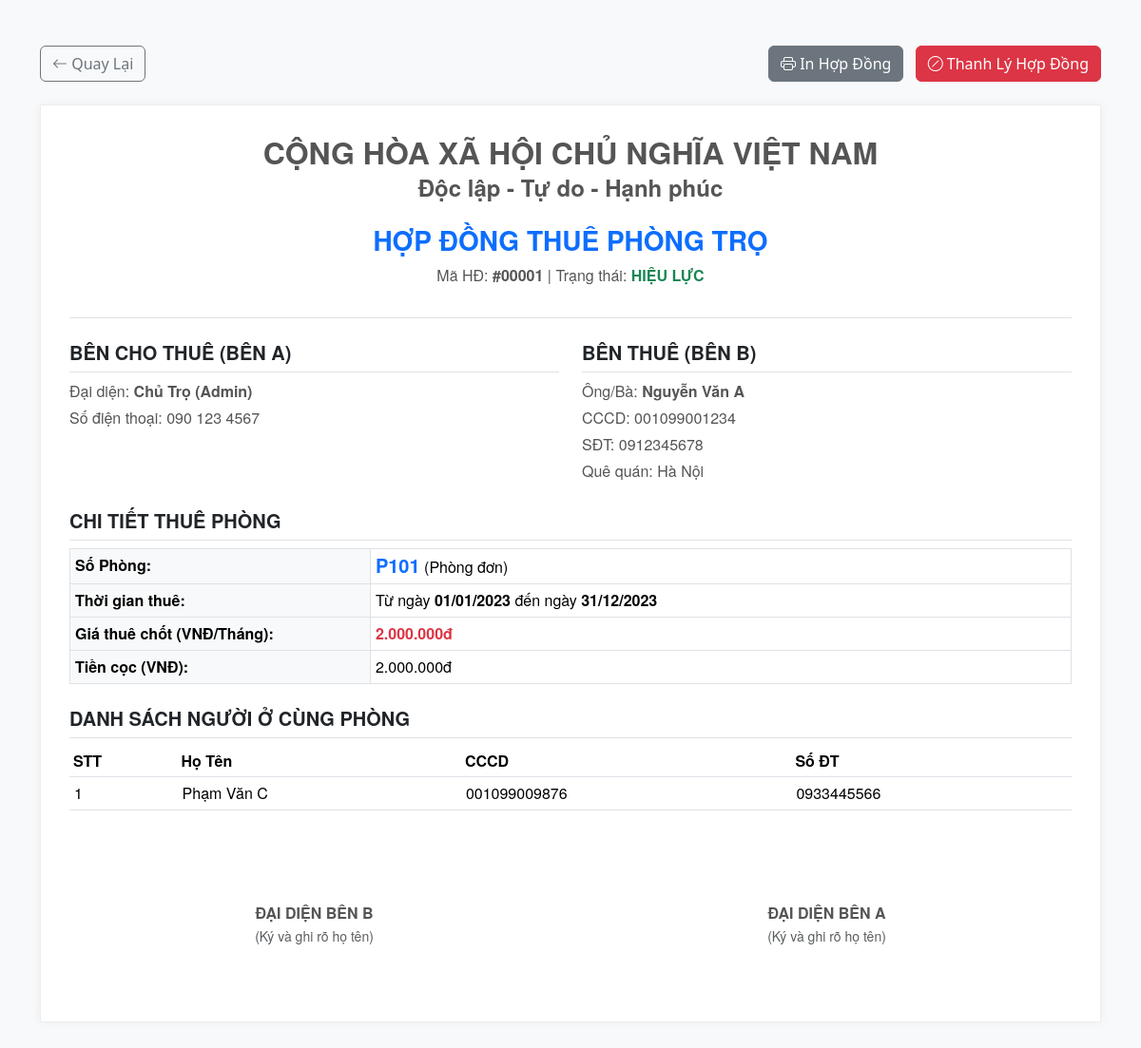
Page /index.php?controller=contract&action=show&id=1 (signed in) on the committed database.
### tables this page shows
CREATE TABLE `contracts` (
  `id` INT AUTO_INCREMENT PRIMARY KEY,
  `room_id` INT NOT NULL,
  `tenant_id` INT NOT NULL,
  `start_date` DATE NOT NULL,
  `end_date` DATE NOT NULL,
  `rental_price` DECIMAL(10,2) NOT NULL,
  `deposit` DECIMAL(10,2) DEFAULT 0,
  `status` ENUM('active', 'terminated', 'expired') DEFAULT 'active',
  `created_at` DATETIME DEFAULT CURRENT_TIMESTAMP,
  FOREIGN KEY (`room_id`) REFERENCES `rooms`(`id`) ON DELETE RESTRICT ON UPDATE CASCADE,
  FOREIGN KEY (`tenant_id`) REFERENCES `tenants`(`id`) ON DELETE RESTRICT ON UPDATE CASCADE
);

CREATE TABLE `tenants` (
  `id` INT AUTO_INCREMENT PRIMARY KEY,
  `user_id` INT DEFAULT NULL,
  `fullname` VARCHAR(100) NOT NULL,
  `id_card` VARCHAR(20) NOT NULL UNIQUE,
  `phone` VARCHAR(15),
  `hometown` VARCHAR(100),
  `date_of_birth` DATE,
  FOREIGN KEY (`user_id`) REFERENCES `users`(`id`) ON DELETE SET NULL ON UPDATE CASCADE
);

CREATE TABLE `rooms` (
  `id` INT AUTO_INCREMENT PRIMARY KEY,
  `room_number` VARCHAR(20) NOT NULL UNIQUE,
  `room_type_id` INT NOT NULL,
  `price` DECIMAL(10,2) NOT NULL,
  `status` ENUM('empty', 'rented', 'maintenance') DEFAULT 'empty',
  `max_occupants` INT DEFAULT 2,
  `description` TEXT,
  FOREIGN KEY (`room_type_id`) REFERENCES `room_types`(`id`) ON DELETE RESTRICT ON UPDATE CASCADE
);

CREATE TABLE `room_types` (
  `id` INT AUTO_INCREMENT PRIMARY KEY,
  `name` VARCHAR(50) NOT NULL,
  `base_price` DECIMAL(10,2) NOT NULL,
  `description` TEXT
);

CREATE TABLE `contract_members` (
  `id` INT AUTO_INCREMENT PRIMARY KEY,
  `contract_id` INT NOT NULL,
  `fullname` VARCHAR(100) NOT NULL,
  `id_card` VARCHAR(20),
  `phone` VARCHAR(15),
  FOREIGN KEY (`contract_id`) REFERENCES `contracts`(`id`) ON DELETE CASCADE ON UPDATE CASCADE
);

### controllers/ContractController.php (called while the page is built, shortened)
<?php
require_once 'models/ContractModel.php';
class ContractController extends Controller {
    private $contractModel;
    public function __construct() {
        $database = new Database();
        $db = $database->getConnection();
        $this->contractModel = new ContractModel($db);
    }
    public function show() {
        $id = $_GET['id'];
        $contract = $this->contractModel->getContractById($id);
        $members = $this->contractModel->getContractMembers($id);
        $data = [
            'contract' => $contract,
            'members' => $members
        ];
        $this->view('contracts/show', $data);
    }
}
?>

### models/ContractModel.php (called while the page is built, shortened)
<?php
class ContractModel {
    private $conn;
    public function __construct($db) {
        $this->conn = $db;
    }
    public function getContractById($id) {
        $query = "SELECT c.*, r.room_number, r.price as room_base_price, rt.name as room_type_name,
                         t.fullname as tenant_name, t.id_card as tenant_id_card, t.phone as tenant_phone, t.hometown
                  FROM contracts c
                  JOIN rooms r ON c.room_id = r.id
                  JOIN room_types rt ON r.room_type_id = rt.id
                  JOIN tenants t ON c.tenant_id = t.id
                  WHERE c.id = :id LIMIT 1";
        $stmt = $this->conn->prepare($query);
        $stmt->bindParam(':id', $id);
        $stmt->execute();
        return $stmt->fetch(PDO::FETCH_ASSOC);
    }
    public function getContractMembers($contractId) {
        $query = "SELECT * FROM contract_members WHERE contract_id = :contract_id";
        $stmt = $this->conn->prepare($query);
        $stmt->bindParam(':contract_id', $contractId);
        $stmt->execute();
        return $stmt->fetchAll(PDO::FETCH_ASSOC);
    }
}
?>

### views/contracts/show.php (the view, shortened to what this page needs)
<!DOCTYPE html>
<html lang="vi">
<head>
    <link href="https://cdn.jsdelivr.net/npm/bootstrap@5.3.2/dist/css/bootstrap.min.css" rel="stylesheet">
    <link rel="stylesheet" href="https://cdn.jsdelivr.net/npm/bootstrap-icons@1.11.1/font/bootstrap-icons.css">
</head>
<body class="bg-light">
<div class="container my-5">
    <div class="d-flex justify-content-between align-items-center mb-4 no-print">
        <a href="index.php?controller=contract&action=index" class="btn btn-outline-secondary"><i class="bi bi-arrow-left"></i> Quay Lại</a>
        <div>
            <button onclick="window.print()" class="btn btn-secondary me-2"><i class="bi bi-printer"></i> In Hợp Đồng</button>
            <?php if($contract['status'] == 'active'): ?>
                <form action="index.php?controller=contract&action=terminate" method="POST" class="d-inline" onsubmit="return confirm('Bạn có chắc chắn muốn THANH LÝ hợp đồng này?\n- Trạng thái HĐ sẽ chuyển sang Đã thanh lý.\n- Phòng <?= htmlspecialchars($contract['room_number']) ?> sẽ được trả về trạng thái TRỐNG.');">
                    <button type="submit" class="btn btn-danger"><i class="bi bi-slash-circle"></i> Thanh Lý Hợp Đồng</button>
                </form>
            <?php endif; ?>
        </div>
    </div>
    <div class="invoice-box">
        <div class="text-center mb-4 border-bottom pb-3">
            <h2 class="fw-bold text-uppercase mb-1">Cộng Hòa Xã Hội Chủ Nghĩa Việt Nam</h2>
            <h4 class="fw-bold">Độc lập - Tự do - Hạnh phúc</h4>
            <h3 class="mt-4 fw-bold text-primary">HỢP ĐỒNG THUÊ PHÒNG TRỌ</h3>
            <p>Mã HĐ: <b>#<?= str_pad($contract['id'], 5, "0", STR_PAD_LEFT) ?></b> | Trạng thái:
                <?php
                    if($contract['status'] == 'active') echo '<span class="text-success fw-bold">HIỆU LỰC</span>';
                    elseif($contract['status'] == 'terminated') echo '<span class="text-danger fw-bold">ĐÃ THANH LÝ</span>';
                    else echo '<span class="text-warning fw-bold">HẾT HẠN</span>';
                ?>
            </p>
        </div>
        <div class="row mb-4">
            <div class="col-md-6">
                <h5 class="fw-bold text-dark border-bottom pb-2">BÊN CHO THUÊ (BÊN A)</h5>
                <p class="mb-1">Đại diện: <strong>Chủ Trọ (Admin)</strong></p>
                <p class="mb-1">Số điện thoại: 090 123 4567</p>
            </div>
            <div class="col-md-6">
                <h5 class="fw-bold text-dark border-bottom pb-2">BÊN THUÊ (BÊN B)</h5>
                <p class="mb-1">Ông/Bà: <strong><?= htmlspecialchars($contract['tenant_name']) ?></strong></p>
                <p class="mb-1">CCCD: <?= htmlspecialchars($contract['tenant_id_card']) ?></p>
                <p class="mb-1">SĐT: <?= htmlspecialchars($contract['tenant_phone']) ?></p>
                <p class="mb-1">Quê quán: <?= htmlspecialchars($contract['hometown']) ?></p>
            </div>
        </div>
        <div class="mb-4">
            <h5 class="fw-bold text-dark border-bottom pb-2">CHI TIẾT THUÊ PHÒNG</h5>
            <table class="table table-bordered">
                <tr>
                    <td class="bg-light" width="30%"><strong>Số Phòng:</strong></td>
                    <td><b class="text-primary fs-5"><?= htmlspecialchars($contract['room_number']) ?></b> (<?= htmlspecialchars($contract['room_type_name']) ?>)</td>
                </tr>
                <tr>
                    <td class="bg-light"><strong>Thời gian thuê:</strong></td>
                    <td>Từ ngày <b><?= date('d/m/Y', strtotime($contract['start_date'])) ?></b> đến ngày <b><?= date('d/m/Y', strtotime($contract['end_date'])) ?></b></td>
                </tr>
                <tr>
                    <td class="bg-light"><strong>Giá thuê chốt (VNĐ/Tháng):</strong></td>
                    <td><b class="text-danger"><?= number_format($contract['rental_price'], 0, ',', '.') ?>đ</b></td>
                </tr>
                <tr>
                    <td class="bg-light"><strong>Tiền cọc (VNĐ):</strong></td>
                    <td><?= number_format($contract['deposit'], 0, ',', '.') ?>đ</td>
                </tr>
            </table>
        </div>
        <div class="mb-5">
            <h5 class="fw-bold text-dark border-bottom pb-2">DANH SÁCH NGƯỜI Ở CÙNG PHÒNG</h5>
            <?php if(count($members) > 0): ?>
                <table class="table table-sm">
                    <thead>
                        <tr>
                            <th>STT</th>
                            <th>Họ Tên</th>
                            <th>CCCD</th>
                            <th>Số ĐT</th>
                        </tr>
                    </thead>
                    <tbody>
                        <?php foreach($members as $index => $m): ?>
                            <tr>
                                <td><?= $index + 1 ?></td>
                                <td><?= htmlspecialchars($m['fullname']) ?></td>
                                <td><?= htmlspecialchars($m['id_card']) ?></td>
                                <td><?= htmlspecialchars($m['phone']) ?></td>
                            </tr>
                        <?php endforeach; ?>
                    </tbody>
                </table>
            <?php else: ?>
                <p class="text-muted fst-italic">Không có thành viên ở ghép nào được đăng ký.</p>
            <?php endif; ?>
        </div>
        <div class="row text-center mt-5 pt-5 pb-5">
            <div class="col-6">
                <strong>ĐẠI DIỆN BÊN B</strong><br>
                <small class="text-muted">(Ký và ghi rõ họ tên)</small>
            </div>
            <div class="col-6">
                <strong>ĐẠI DIỆN BÊN A</strong><br>
                <small class="text-muted">(Ký và ghi rõ họ tên)</small>
            </div>
        </div>
    </div>
</div>
</body>
</html>

### views/contracts/show.php (style rules this page uses)
.invoice-box { padding: 30px; border: 1px solid #eee; box-shadow: 0 0 10px rgba(0, 0, 0, 0.05); font-size: 16px; line-height: 24px; font-family: 'Helvetica Neue', 'Helvetica', Helvetica, Arial, sans-serif; color: #555; background: #fff; }
.invoice-box table { width: 100%; line-height: inherit; text-align: left; }
.invoice-box table td { padding: 5px; vertical-align: top; }

### rows in the picture
contracts: id "00001", tenant.fullname "Nguyễn Văn A", tenant.id_card "001099001234", tenant.phone "0912345678", tenant.hometown "Hà Nội", room.room_number "P101", room_types.name "Phòng đơn", start_date "01/01/2023", end_date "31/12/2023", rental_price "2.000.000", deposit "2.000.000"
contract_members: fullname "Phạm Văn C", id_card "001099009876", phone "0933445566"
